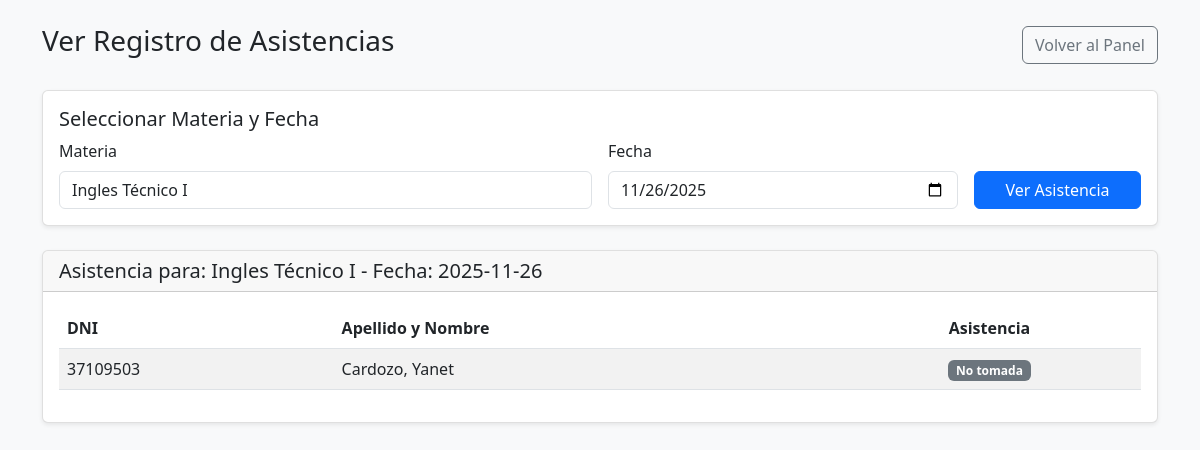
The page /profesor/ver_asistencias.php?materia=4 (signed in) on the database its author committed.
### tables this page shows
CREATE TABLE `materias` (
  `id` int(11) NOT NULL,
  `nombre` varchar(100) NOT NULL,
  `activo` tinyint(1) DEFAULT 1,
  `fecha_creacion` timestamp NOT NULL DEFAULT current_timestamp(),
  `id_carrera` int(11) NOT NULL COMMENT 'ID de la carrera asociada',
  `fecha_modificacion` timestamp NULL DEFAULT current_timestamp() ON UPDATE current_timestamp() COMMENT 'Fecha de última modificación',
  `año` int(11) NOT NULL DEFAULT 1 COMMENT 'Año de la materia en el plan de estudios (ej: 1, 2, 3)'
);

CREATE TABLE `estudiante` (
  `id` int(11) NOT NULL,
  `dni` varchar(20) NOT NULL,
  `nombre` varchar(100) NOT NULL,
  `apellido` varchar(100) NOT NULL,
  `email` varchar(120) NOT NULL,
  `telefono` varchar(30) DEFAULT NULL,
  `direccion` varchar(255) DEFAULT NULL,
  `password_hash` varchar(255) NOT NULL,
  `rol_id` int(11) NOT NULL DEFAULT 1,
  `activo` tinyint(1) NOT NULL DEFAULT 1,
  `creado_en` timestamp NOT NULL DEFAULT current_timestamp(),
  `id_carrera` int(11) DEFAULT NULL COMMENT '1',
  `anio_ingreso` year(4) DEFAULT NULL COMMENT 'Año de ingreso a la carrera',
  `anio_actual` tinyint(1) DEFAULT NULL COMMENT 'Año actual manual (NULL = automático)'
);

### profesor/ver_asistencias.php (the view, shortened to what this page needs)
<?php
$conn = conectar();
$mensaje = "";
$id_materia = isset($_GET['materia']) ? intval($_GET['materia']) : (isset($_POST['id_materia']) ? intval($_POST['id_materia']) : 0);
$fecha_seleccionada = isset($_POST['fecha']) ? $_POST['fecha'] : date('Y-m-d');
$sql_materias = "SELECT m.id, m.nombre
                 FROM asignaciones a
                 JOIN materias m ON a.id_materia = m.id
                 WHERE a.id_profesor = ? AND a.activo = 1 AND m.activo = 1
                 ORDER BY m.nombre";
$stmt_materias = $conn->prepare($sql_materias);
$stmt_materias->bind_param("i", $_SESSION["id_usuario"]);
$stmt_materias->execute();
$materias = $stmt_materias->get_result();
$estudiantes = null;
$nombre_materia = "";
if ($id_materia > 0) {
    $check_asignacion = $conn->prepare("SELECT m.nombre FROM asignaciones a JOIN materias m ON a.id_materia = m.id WHERE a.id_profesor = ? AND a.id_materia = ? AND a.activo = 1 AND m.activo = 1");
    $check_asignacion->bind_param("ii", $_SESSION["id_usuario"], $id_materia);
    $check_asignacion->execute();
    $asignacion_result = $check_asignacion->get_result();
    if ($asignacion_result->num_rows == 0) {
        $mensaje = "<div class='alert alert-danger'>Error: No tienes permiso para ver asistencias de esta materia.</div>";
    } else {
        $nombre_materia = $asignacion_result->fetch_assoc()['nombre'];
        $sql_estudiantes = "SELECT e.id, e.dni, e.nombre, e.apellido,
                            a.fecha AS fecha_registro,
                            a.presente AS presente_registro,
                            a.ausente AS ausente_registro
                            FROM analitico an
                            JOIN estudiante e ON an.id_estudiante = e.id
                            LEFT JOIN asistencias a ON e.id = a.id_usuario AND a.id_materia = ? AND a.fecha = ?
                            WHERE an.id_materia = ? AND an.activo = 1 AND e.activo = 1
                            ORDER BY e.apellido, e.nombre";
        $stmt = $conn->prepare($sql_estudiantes);
        $stmt->bind_param("isi", $id_materia, $fecha_seleccionada, $id_materia);
        $stmt->execute();
        $estudiantes = $stmt->get_result();
    }
}
?>
<!DOCTYPE html>
<html lang="es">
<head>
  <link href="https://cdn.jsdelivr.net/npm/bootstrap@5.3.0/dist/css/bootstrap.min.css" rel="stylesheet">
</head>
<body>
  <div class="container mt-4">
    <div class="d-flex justify-content-between align-items-center mb-4">
      <h2 class="h3">Ver Registro de Asistencias</h2>
      <a href="../panel_profesor.php" class="btn btn-outline-secondary">Volver al Panel</a>
    </div>
    <div class="card mb-4">
      <div class="card-body">
        <h5>Seleccionar Materia y Fecha</h5>
        <form method="POST">
          <div class="row g-3">
            <div class="col-md-6">
              <label for="materia" class="form-label">Materia</label>
              <select name="id_materia" id="materia" class="form-control" required onchange="this.form.submit()">
                <?php
                $materias->data_seek(0);
                while($mat = $materias->fetch_assoc()):
                ?>
                <option value="<?php echo $mat['id']; ?>" <?php echo ($id_materia == $mat['id']) ? 'selected' : ''; ?>>
                  <?php echo htmlspecialchars($mat['nombre']); ?>
                </option>
                <?php endwhile; ?>
              </select>
            </div>
            <div class="col-md-4">
              <label for="fecha" class="form-label">Fecha</label>
              <input type="date" name="fecha" id="fecha" class="form-control" value="<?php echo $fecha_seleccionada; ?>" required>
            </div>
            <div class="col-md-2 d-flex align-items-end">
              <button type="submit" class="btn btn-primary w-100">Ver Asistencia</button>
            </div>
          </div>
        </form>
      </div>
    </div>
    <?php if($estudiantes && $estudiantes->num_rows > 0): ?>
    <div class="card">
        <div class="card-header">
            <h5 class="mb-0">Asistencia para: <?php echo htmlspecialchars($nombre_materia); ?> - Fecha: <?php echo $fecha_seleccionada; ?></h5>
        </div>
        <div class="card-body">
            <table class="table table-striped table-hover">
                <thead>
                    <tr>
                        <th>DNI</th>
                        <th>Apellido y Nombre</th>
                        <th class="text-center">Asistencia</th>
                    </tr>
                </thead>
                <tbody>
                    <?php while($est = $estudiantes->fetch_assoc()): ?>
                    <tr>
                        <td><?php echo htmlspecialchars($est['dni']); ?></td>
                        <td><?php echo htmlspecialchars($est['apellido'] . ', ' . $est['nombre']); ?></td>
                        <td class="text-center">
                            <?php if ($est['fecha_registro'] !== null): ?>
                                <?php if ($est['ausente_registro']): ?>
                                    <span class="badge badge-ausente">
                                        Ausente
                                    </span>
                                <?php elseif ($est['presente_registro']): ?>
                                    <span class="badge badge-presente">
                                        Presente
                                    </span>
                                <?php else: ?>
                                    if ($est['presente_registro']) {
                                        echo '<span class="badge badge-presente">Presente</span>';
                                    } else {
                                        // Caso donde `ausente_registro` es 0 y `presente_registro` es 0
                                        // Se podría mostrar un estado como "No marcado" o dejarlo en blanco si es ambiguo
                                        // Para este ejemplo, se mostrará un estado "No marcado" para claridad
                                        echo '<span class="badge badge-no-tomada">No marcado</span>';
                                    }
                                <?php endif; ?>
                            <?php else: ?>
                                <span class="badge badge-no-tomada">
                                    No tomada
                                </span>
                            <?php endif; ?>
                        </td>
                    </tr>
                    <?php endwhile; ?>
                </tbody>
            </table>
        </div>
    </div>
    <?php elseif($id_materia > 0 && empty($mensaje)): ?>
        <div class="alert alert-info" role="alert">
            No hay estudiantes inscritos en esta materia o no tienes permiso para verla.
        </div>
    <?php endif; ?>
  </div>
</body>
</html>

### profesor/ver_asistencias.php (style rules this page uses)
body { background-color: #f8f9fa; }
.card { box-shadow: 0 0.125rem 0.25rem rgba(0, 0, 0, 0.075); border: 1px solid rgba(0, 0, 0, 0.125); }
.table th { border-top: 0; }
.badge-no-tomada { background-color: #6c757d; }

### rows shown on the page
materias: nombre "Ingles Técnico I"
estudiante: dni "37109503", apellido+nombre "Cardozo, Yanet"

### other values the page prints
$fecha_seleccionada "2025-11-26"
form field id_materia "Ingles Técnico I"
